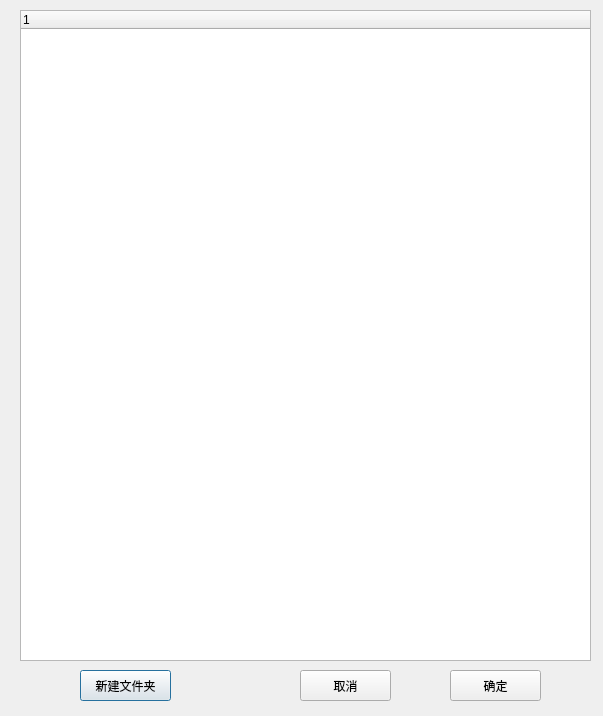
<?xml version="1.0" encoding="UTF-8"?>
<ui version="4.0">
 <class>AddSharedFileDialog</class>
 <widget class="QDialog" name="AddSharedFileDialog">
  <property name="geometry">
   <rect>
    <x>0</x>
    <y>0</y>
    <width>603</width>
    <height>716</height>
   </rect>
  </property>
  <property name="windowTitle">
   <string>Dialog</string>
  </property>
  <widget class="QTreeWidget" name="folderTree">
   <property name="geometry">
    <rect>
     <x>20</x>
     <y>10</y>
     <width>571</width>
     <height>651</height>
    </rect>
   </property>
   <column>
    <property name="text">
     <string notr="true">1</string>
    </property>
   </column>
  </widget>
  <widget class="QPushButton" name="newfoldbtn">
   <property name="geometry">
    <rect>
     <x>80</x>
     <y>670</y>
     <width>91</width>
     <height>31</height>
    </rect>
   </property>
   <property name="text">
    <string>新建文件夹</string>
   </property>
  </widget>
  <widget class="QPushButton" name="confirmbtn">
   <property name="geometry">
    <rect>
     <x>450</x>
     <y>670</y>
     <width>91</width>
     <height>31</height>
    </rect>
   </property>
   <property name="text">
    <string>确定</string>
   </property>
  </widget>
  <widget class="QPushButton" name="cancelbtn">
   <property name="geometry">
    <rect>
     <x>300</x>
     <y>670</y>
     <width>91</width>
     <height>31</height>
    </rect>
   </property>
   <property name="text">
    <string>取消</string>
   </property>
  </widget>
 </widget>
 <resources/>
 <connections/>
</ui>
